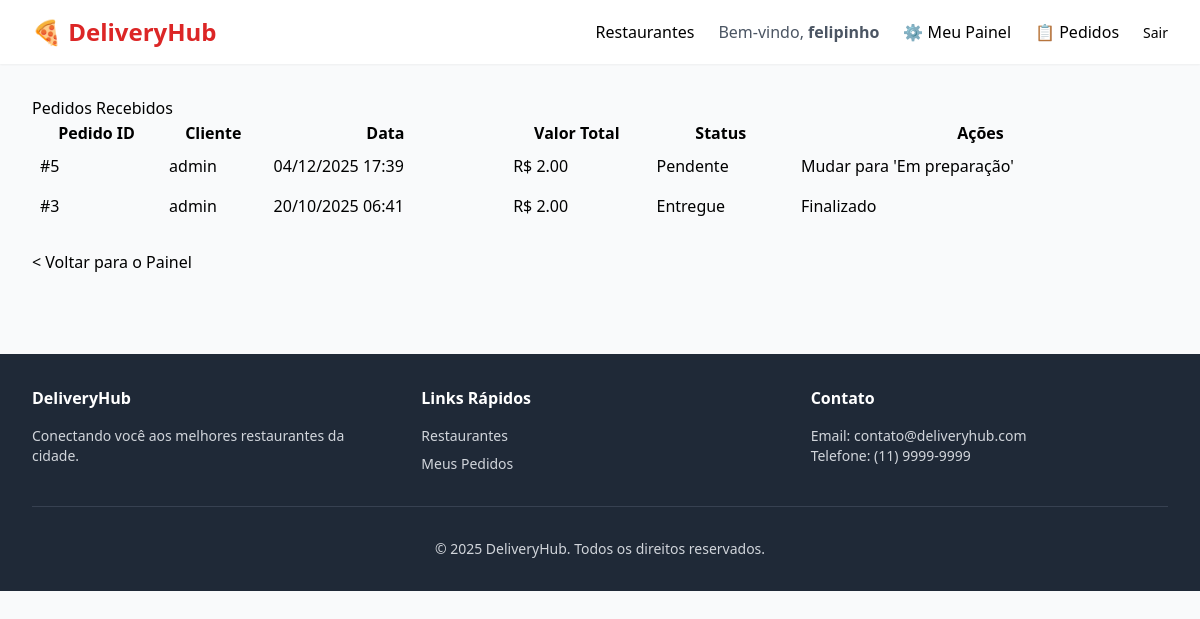
Page /painel/pedidos/ (signed in) on the committed database.
### core/models.py (models this page shows, shortened)
class Pedido(models.Model):
    STATUS_CHOICES = [
        ('Pendente', 'Pendente'),
        ('Em preparação', 'Em preparação'),
        ('A caminho', 'A caminho'),
        ('Entregue', 'Entregue'),
        ('Cancelado', 'Cancelado'),
    ]
    cliente = models.ForeignKey(Cliente, on_delete=models.SET_NULL, null=True, related_name='pedidos')
    restaurante = models.ForeignKey(Restaurante, on_delete=models.CASCADE, related_name='pedidos')
    status = models.CharField(max_length=20, choices=STATUS_CHOICES, default='Pendente')
    data_pedido = models.DateTimeField(auto_now_add=True)
    valor_total = models.DecimalField(max_digits=10, decimal_places=2, default=0.00)

class Cliente(models.Model):
    TIPO_USUARIO_CHOICES = [
        ('CLIENTE', 'Cliente'),
        ('RESTAURANTE', 'Dono de Restaurante'),
    ]
    user = models.OneToOneField(User, on_delete=models.CASCADE)
    telefone = models.CharField(max_length=15)
    endereco = models.TextField()
    tipo_usuario = models.CharField(max_length=20, choices=TIPO_USUARIO_CHOICES, default='CLIENTE')

### core/views.py (the view)
# urls.py: path('painel/pedidos/', views.ver_pedidos_restaurante, name='ver_pedidos_restaurante'),
@login_required
def ver_pedidos_restaurante(request):
    if not hasattr(request.user, 'cliente') or request.user.cliente.tipo_usuario != 'RESTAURANTE':
        return redirect('core:lista_restaurantes')
    try:
        restaurante_do_dono = Restaurante.objects.get(dono=request.user)
        pedidos = Pedido.objects.filter(restaurante=restaurante_do_dono).order_by('-data_pedido')
    except Restaurante.DoesNotExist:
        return redirect('core:painel_restaurante')
    contexto = {
        'pedidos': pedidos
    }
    return render(request, 'core/ver_pedidos.html', contexto)

### core/templates/core/ver_pedidos.html (shortened to what this page needs)
{% extends 'core/base.html' %}
{% block content %}
    <h1>Pedidos Recebidos</h1>
    {% if pedidos %}
        <table border="1" style="width:100%; border-collapse: collapse;">
            <thead>
                <tr>
                    <th>Pedido ID</th>
                    <th>Cliente</th>
                    <th>Data</th>
                    <th>Valor Total</th>
                    <th>Status</th>
                    <th>Ações</th> </tr>
            </thead>
            <tbody>
                {% for pedido in pedidos %}
                    <tr>
                        <td style="padding: 8px;">#{{ pedido.id }}</td>
                        <td style="padding: 8px;">{{ pedido.cliente.user.username }}</td>
                        <td style="padding: 8px;">{{ pedido.data_pedido|date:"d/m/Y H:i" }}</td>
                        <td style="padding: 8px;">R$ {{ pedido.valor_total }}</td>
                        <td style="padding: 8px;">{{ pedido.status }}</td>
                        <td style="padding: 8px;">
                            {% if pedido.status == 'Pendente' %}
                                <form action="{% url 'core:atualizar_status_pedido' pedido.id %}" method="post" style="display:inline;">
                                    <button type="submit">Mudar para 'Em preparação'</button>
                                </form>
                            {% elif pedido.status == 'Em preparação' %}
                                <form action="{% url 'core:atualizar_status_pedido' pedido.id %}" method="post" style="display:inline;">
                                    {% csrf_token %}
                                    <input type="hidden" name="novo_status" value="A caminho">
                                    <button type="submit">Mudar para 'A caminho'</button>
                                </form>
                            {% elif pedido.status == 'A caminho' %}
                                <form action="{% url 'core:atualizar_status_pedido' pedido.id %}" method="post" style="display:inline;">
                                    {% csrf_token %}
                                    <input type="hidden" name="novo_status" value="Entregue">
                                    <button type="submit">Marcar como 'Entregue'</button>
                                </form>
                            {% elif pedido.status == 'Entregue' %}
                                Finalizado
                            {% else %}
                                {{ pedido.status }}
                            {% endif %}
                        </td>
                    </tr>
                {% endfor %}
            </tbody>
        </table>
    {% else %}
        <p>Ainda não há pedidos para o seu restaurante.</p>
    {% endif %}
    <br>
    <a href="{% url 'core:painel_restaurante' %}">< Voltar para o Painel</a>
{% endblock %}

### core/templates/core/base.html (shortened to what this page needs)
<!DOCTYPE html>
<html lang="pt-br">
<head>
    <script src="https://cdn.tailwindcss.com"></script>
    {% load static %}
    <link rel="stylesheet" href="{% static 'core/css/style.css' %}">
</head>
<body class="bg-gray-50">
    <header class="bg-white shadow-sm sticky top-0 z-50">
        <nav class="max-w-7xl mx-auto px-4 sm:px-6 lg:px-8 py-4">
            <div class="flex justify-between items-center">
                <div class="flex items-center gap-2">
                    <a href="{% url 'core:lista_restaurantes' %}" class="text-2xl font-bold text-red-600 hover:text-red-700 transition-colors">
                        🍕 DeliveryHub
                    </a>
                </div>
                <div class="hidden md:flex items-center gap-6">
                    <a href="{% url 'core:lista_restaurantes' %}" class="nav-link">Restaurantes</a>
                    {% if user.is_authenticated %}
                        <span class="text-gray-600">Bem-vindo, <strong>{{ user.username }}</strong></span>
                        {% if user.cliente.tipo_usuario == 'CLIENTE' %}
                            <a href="{% url 'core:ver_carrinho' %}" class="nav-link">🛒 Carrinho</a>
                            <a href="{% url 'core:meus_pedidos' %}" class="nav-link">📦 Meus Pedidos</a>
                        {% elif user.cliente.tipo_usuario == 'RESTAURANTE' %}
                            <a href="{% url 'core:painel_restaurante' %}" class="nav-link">⚙️ Meu Painel</a>
                            <a href="{% url 'core:ver_pedidos_restaurante' %}" class="nav-link">📋 Pedidos</a>
                        {% endif %}
                        <form action="{% url 'core:logout' %}" method="post" class="inline">
                            <button type="submit" class="btn-primary text-sm">Sair</button>
                        </form>
                    {% else %}
                        <a href="{% url 'core:login' %}" class="btn-secondary">Entrar</a>
                        <a href="{% url 'core:cadastro' %}" class="btn-primary">Cadastrar</a>
                    {% endif %}
                </div>
            </div>
        </nav>
    </header>
    <main class="max-w-7xl mx-auto px-4 sm:px-6 lg:px-8 py-8">
        {% block content %}
        {% endblock %}
    </main>
    <footer class="bg-gray-800 text-gray-300 mt-12">
        <div class="max-w-7xl mx-auto px-4 sm:px-6 lg:px-8 py-8">
            <div class="grid grid-cols-1 md:grid-cols-3 gap-8 mb-8">
                <div>
                    <h3 class="text-white font-bold mb-4">DeliveryHub</h3>
                    <p class="text-sm">Conectando você aos melhores restaurantes da cidade.</p>
                </div>
                <div>
                    <h4 class="text-white font-bold mb-4">Links Rápidos</h4>
                    <ul class="text-sm space-y-2">
                        <li><a href="{% url 'core:lista_restaurantes' %}" class="hover:text-white transition-colors">Restaurantes</a></li>
                        {% if user.is_authenticated %}
                            <li><a href="{% url 'core:meus_pedidos' %}" class="hover:text-white transition-colors">Meus Pedidos</a></li>
                        {% endif %}
                    </ul>
                </div>
                <div>
                    <h4 class="text-white font-bold mb-4">Contato</h4>
                    <p class="text-sm">Email: contato@deliveryhub.com</p>
                    <p class="text-sm">Telefone: (11) 9999-9999</p>
                </div>
            </div>
            <div class="border-t border-gray-700 pt-8 text-center text-sm">
                <p>&copy; 2025 DeliveryHub. Todos os direitos reservados.</p>
            </div>
        </div>
    </footer>
</body>
</html>

### core/templates/core/base.html (style rules this page uses)
:root { --primary: #EA1D2C; --primary-dark: #c91620; --primary-light: #f43f5e; }
body { @apply bg-gray-50; }
.btn-primary { @apply bg-red-600 hover:bg-red-700 text-white font-semibold py-2 px-4 rounded-lg transition-colors duration-200; }
.nav-link { @apply text-gray-700 hover:text-red-600 font-medium transition-colors duration-200; }

### rows in the picture
Pedido: id "5", cliente.user.username "admin", data_pedido "04/12/2025 17:39", valor_total "2.00", status "Pendente", shows "Mudar para 'Em preparação'"
Pedido: id "3", cliente.user.username "admin", data_pedido "20/10/2025 06:41", valor_total "2.00", status "Entregue", shows "Finalizado"

### other values in the picture
{{ user.username }} "felipinho"
